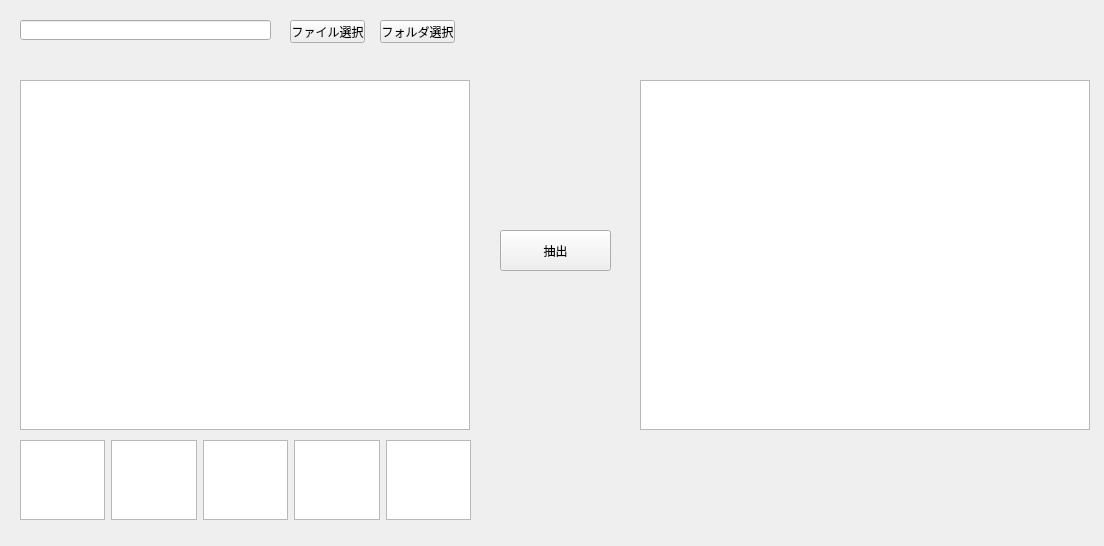
<?xml version="1.0" encoding="UTF-8"?>
<ui version="4.0">
 <class>Form</class>
 <widget class="QWidget" name="Form">
  <property name="enabled">
   <bool>true</bool>
  </property>
  <property name="geometry">
   <rect>
    <x>0</x>
    <y>0</y>
    <width>1104</width>
    <height>546</height>
   </rect>
  </property>
  <property name="windowTitle">
   <string>Form</string>
  </property>
  <widget class="QGraphicsView" name="InputImage">
   <property name="enabled">
    <bool>true</bool>
   </property>
   <property name="geometry">
    <rect>
     <x>20</x>
     <y>80</y>
     <width>450</width>
     <height>350</height>
    </rect>
   </property>
   <property name="autoFillBackground">
    <bool>true</bool>
   </property>
   <property name="backgroundBrush">
    <brush brushstyle="NoBrush">
     <color alpha="255">
      <red>0</red>
      <green>0</green>
      <blue>0</blue>
     </color>
    </brush>
   </property>
   <property name="foregroundBrush">
    <brush brushstyle="NoBrush">
     <color alpha="255">
      <red>0</red>
      <green>0</green>
      <blue>0</blue>
     </color>
    </brush>
   </property>
  </widget>
  <widget class="QPushButton" name="ReferenceBtn">
   <property name="geometry">
    <rect>
     <x>290</x>
     <y>20</y>
     <width>75</width>
     <height>23</height>
    </rect>
   </property>
   <property name="text">
    <string>ファイル選択</string>
   </property>
  </widget>
  <widget class="QLineEdit" name="FilePathTxt">
   <property name="geometry">
    <rect>
     <x>20</x>
     <y>20</y>
     <width>251</width>
     <height>20</height>
    </rect>
   </property>
  </widget>
  <widget class="QPushButton" name="ExtractionBtn">
   <property name="geometry">
    <rect>
     <x>500</x>
     <y>230</y>
     <width>111</width>
     <height>41</height>
    </rect>
   </property>
   <property name="text">
    <string>抽出</string>
   </property>
  </widget>
  <widget class="QGraphicsView" name="OutputImage">
   <property name="enabled">
    <bool>true</bool>
   </property>
   <property name="geometry">
    <rect>
     <x>640</x>
     <y>80</y>
     <width>450</width>
     <height>350</height>
    </rect>
   </property>
   <property name="autoFillBackground">
    <bool>true</bool>
   </property>
   <property name="backgroundBrush">
    <brush brushstyle="NoBrush">
     <color alpha="255">
      <red>0</red>
      <green>0</green>
      <blue>0</blue>
     </color>
    </brush>
   </property>
   <property name="foregroundBrush">
    <brush brushstyle="NoBrush">
     <color alpha="255">
      <red>0</red>
      <green>0</green>
      <blue>0</blue>
     </color>
    </brush>
   </property>
  </widget>
  <widget class="QWidget" name="horizontalLayoutWidget">
   <property name="geometry">
    <rect>
     <x>20</x>
     <y>440</y>
     <width>451</width>
     <height>80</height>
    </rect>
   </property>
   <layout class="QHBoxLayout" name="horizontalLayout">
    <item>
     <widget class="QGraphicsView" name="InputImageMini1"/>
    </item>
    <item>
     <widget class="QGraphicsView" name="InputImageMini2"/>
    </item>
    <item>
     <widget class="QGraphicsView" name="InputImageMini3"/>
    </item>
    <item>
     <widget class="QGraphicsView" name="InputImageMini4"/>
    </item>
    <item>
     <widget class="QGraphicsView" name="InputImageMini5"/>
    </item>
   </layout>
  </widget>
  <widget class="QPushButton" name="ReferenceBtn_2">
   <property name="geometry">
    <rect>
     <x>380</x>
     <y>20</y>
     <width>75</width>
     <height>23</height>
    </rect>
   </property>
   <property name="text">
    <string>フォルダ選択</string>
   </property>
  </widget>
 </widget>
 <resources/>
 <connections>
  <connection>
   <sender>ReferenceBtn</sender>
   <signal>clicked()</signal>
   <receiver>Form</receiver>
   <slot>showFile()</slot>
   <hints>
    <hint type="sourcelabel">
     <x>329</x>
     <y>31</y>
    </hint>
    <hint type="destinationlabel">
     <x>495</x>
     <y>74</y>
    </hint>
   </hints>
  </connection>
  <connection>
   <sender>ExtractionBtn</sender>
   <signal>clicked()</signal>
   <receiver>Form</receiver>
   <slot>colorExtraction()</slot>
   <hints>
    <hint type="sourcelabel">
     <x>566</x>
     <y>242</y>
    </hint>
    <hint type="destinationlabel">
     <x>646</x>
     <y>244</y>
    </hint>
   </hints>
  </connection>
  <connection>
   <sender>ReferenceBtn_2</sender>
   <signal>clicked()</signal>
   <receiver>Form</receiver>
   <slot>showFolder()</slot>
   <hints>
    <hint type="sourcelabel">
     <x>438</x>
     <y>35</y>
    </hint>
    <hint type="destinationlabel">
     <x>521</x>
     <y>30</y>
    </hint>
   </hints>
  </connection>
 </connections>
 <slots>
  <slot>slot1()</slot>
  <slot>showFile()</slot>
  <slot>colorExtraction()</slot>
  <slot>showFolder()</slot>
 </slots>
</ui>
